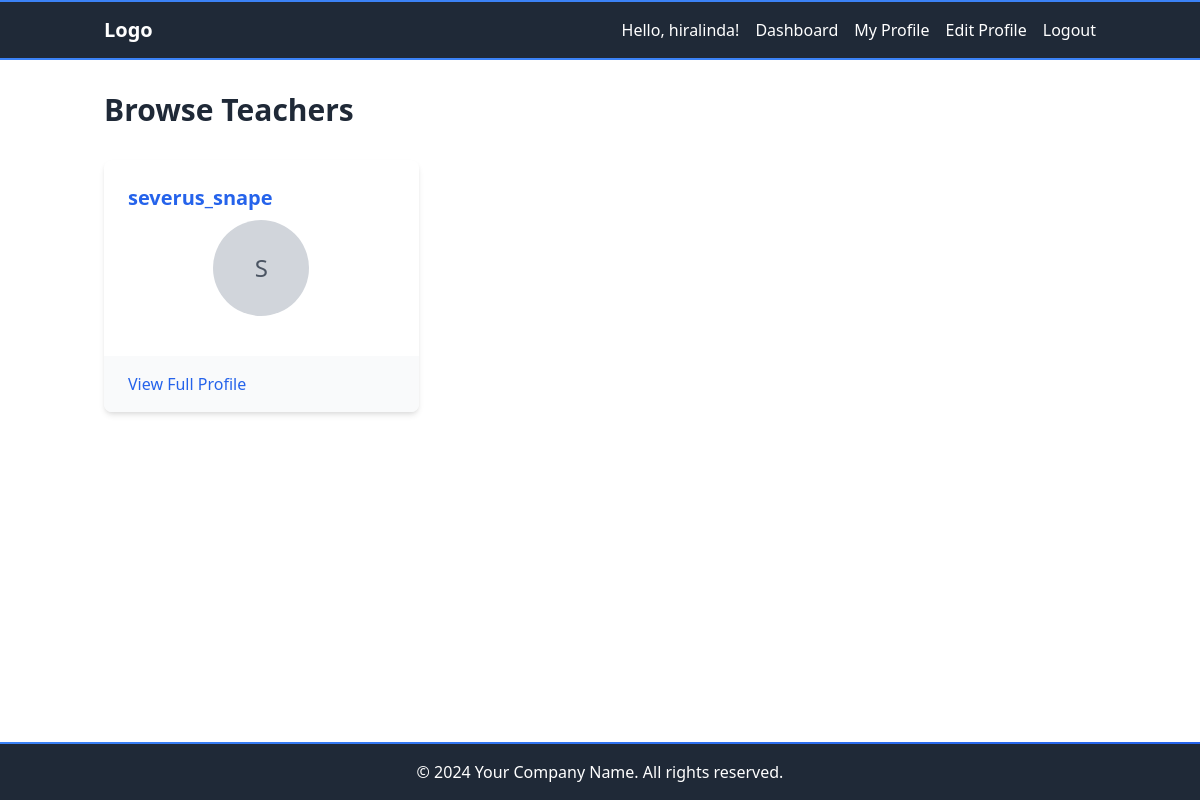
Before: /hira/browse_teachers/ (signed in) with the older database file.
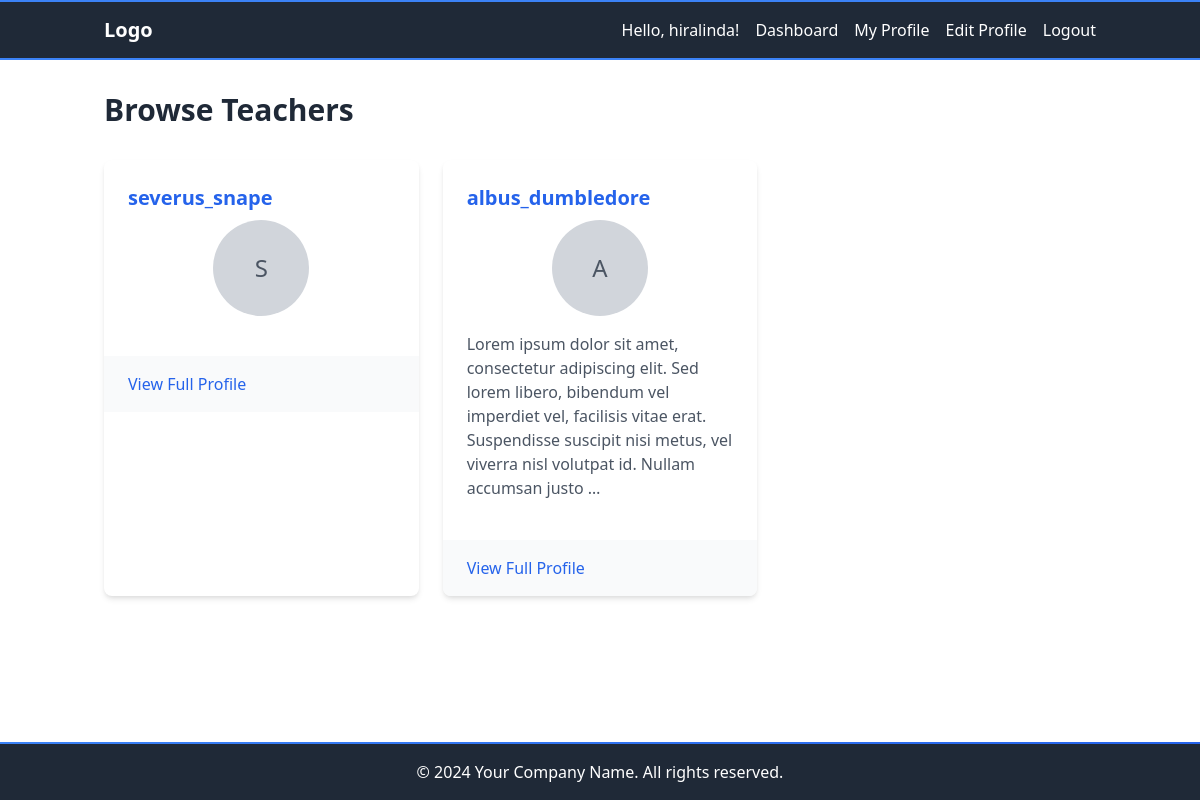
After: the same page with the newer database file.
### hira/models.py (models this page shows, shortened)
class Profile(models.Model):
    LANGUAGE_CHOICES = [
        ('EN', 'English'),
        ('ES', 'Spanish'),
        ('FR', 'French'),
        ('DE', 'German'),
        ('ZH', 'Chinese'),
    ]
    GRADE_CHOICES = [
        ('1', '1st Grade'),
        ('2', '2nd Grade'),
        ('12', '12th Grade'),
        ('UG', 'Undergraduate'),
        ('PG', 'Postgraduate'),
    ]
    user = models.OneToOneField(CustomUser, on_delete=models.CASCADE, related_name='profile')
    bio = models.TextField(blank=True)
    languages = models.CharField(max_length=100, choices=LANGUAGE_CHOICES, blank=True)
    certifications = models.TextField(blank=True, help_text="List your certifications, separated by commas")
    years_of_experience = models.PositiveIntegerField(default=0)
    specialization = models.CharField(max_length=100, blank=True)
    education = models.TextField(blank=True, help_text="Your educational background")
    teaching_style = models.TextField(blank=True, help_text="Describe your teaching approach")
    grade = models.CharField(max_length=2, choices=GRADE_CHOICES, blank=True)
    subjects_of_interest = models.TextField(blank=True, help_text="List subjects you're interested in, separated by commas")
    learning_goals = models.TextField(blank=True, help_text="Describe your learning goals")

class CustomUser(AbstractUser):
    USER_TYPES = [
        ('student', 'Student'),
        ('teacher', 'Teacher'),
    ]
    user_type = models.CharField(max_length=10, choices=USER_TYPES)
    @property
    def is_teacher(self):
        return self.user_type == 'teacher'
    @property
    def is_student(self):
        return self.user_type == 'student'

### hira/views.py (the view)
# urls.py: path('browse_teachers/', views.browse_teachers, name='browse_teachers'),  # Browse teachers
@login_required
def browse_teachers(request):
    teachers = Profile.objects.filter(user__user_type='teacher')
    return render(request, 'hira/browse_teachers.html', {'teachers': teachers})

### hira/templates/hira/browse_teachers.html (shortened to what this page needs)
{% extends "hira/layout.html" %}
{% block body %}
    <div class="container mx-auto px-4 py-8">
        <h1 class="text-3xl font-bold text-gray-800 mb-8">Browse Teachers</h1>
        <div class="grid grid-cols-1 md:grid-cols-2 lg:grid-cols-3 gap-6">
            {% for teacher in teachers %}
                <div class="bg-white rounded-lg shadow-md overflow-hidden hover:shadow-lg transition duration-300">
                    <div class="p-6">
                        <h2 class="text-xl font-semibold text-blue-600 mb-2">
                            <a href="{% url 'profile' teacher.user.id %}" class="hover:underline">
                                {{ teacher.user.username }}
                            </a>
                        </h2>
                        {% if teacher.profile_picture %}
                            <img src="{{ teacher.profile_picture.url }}" alt="{{ teacher.user.username }}" class="w-24 h-24 rounded-full mx-auto mb-4 object-cover">
                        {% else %}
                            <div class="w-24 h-24 rounded-full mx-auto mb-4 bg-gray-300 flex items-center justify-center">
                                <span class="text-2xl text-gray-600">{{ teacher.user.username|first|upper }}</span>
                            </div>
                        {% endif %}
                        <p class="text-gray-600 mb-4">{{ teacher.bio|truncatewords:30 }}</p>
                    </div>
                    <div class="bg-gray-50 px-6 py-4">
                        <a href="{% url 'profile' teacher.user.username %}" class="text-blue-600 hover:text-blue-800 font-medium">View Full Profile</a>
                    </div>
                </div>
            {% empty %}
                <p class="text-gray-600 col-span-full text-center">No teachers found at the moment.</p>
            {% endfor %}
        </div>
    </div>
{% endblock %}

Changed rows visible on the page:
added Profile: user.username "albus_dumbledore", user.username|first "A", bio "Lorem ipsum dolor sit amet, consectetur adipiscing elit. Sed lorem libero, bibendum vel imperdiet vel, facilisis vitae erat. Suspendisse suscipit nisi metus, vel viverra nisl volutpat id. Nullam accumsan justo …"
